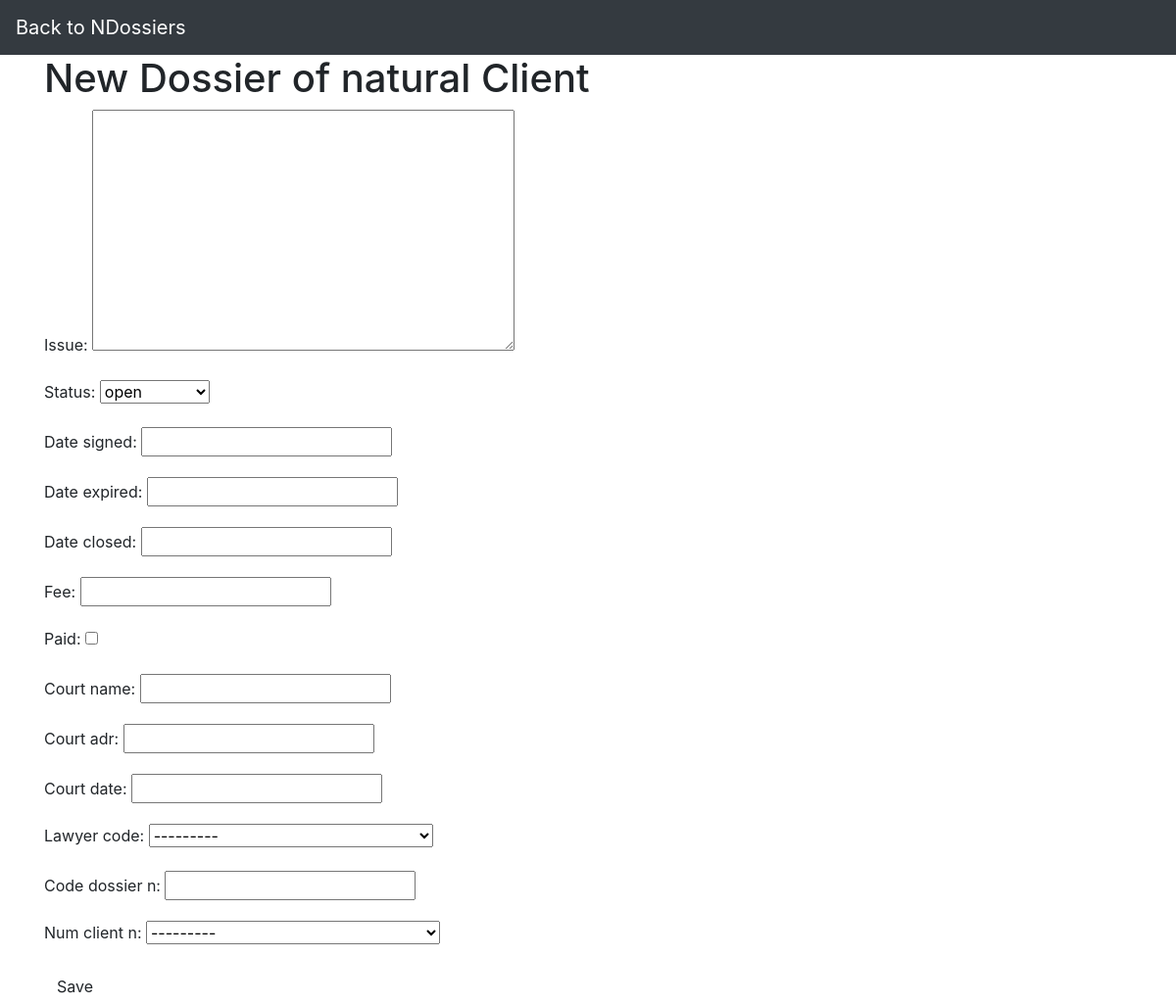
The page /database/dossier_N/create on the database as committed earlier.
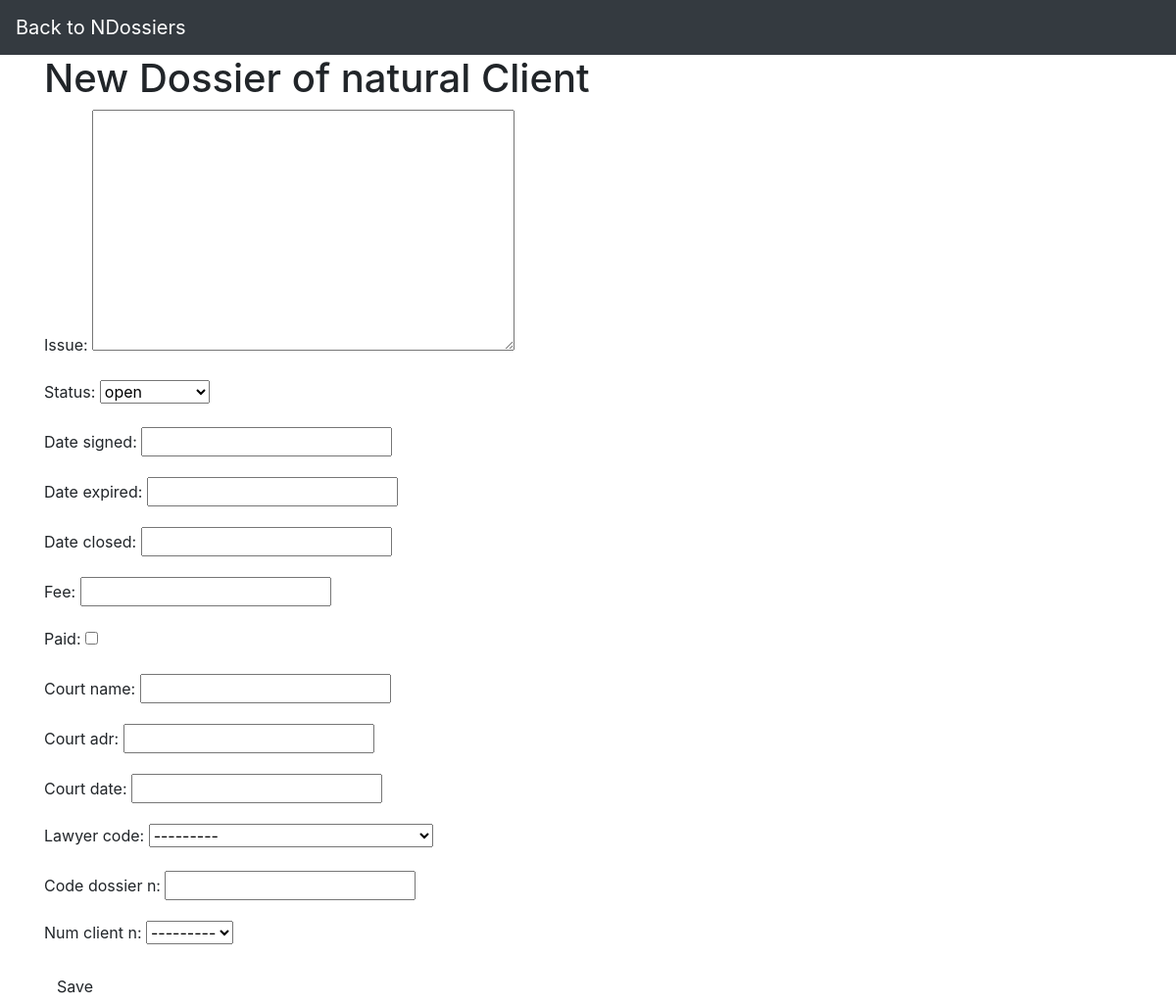
The same page on the database as committed later.
### DataBase/models.py (models this page shows, shortened)
class Lawyer(models.Model):
    lawyer_code = models.CharField(max_length=8, primary_key=True)
    first_name = models.CharField(max_length=25)
    surname = models.CharField(max_length=25)
    mid_name = models.CharField(max_length=25)
    specialization = models.CharField(max_length=20)
    mail_info = models.EmailField(max_length=30)
    service = models.ManyToManyField(Services)
    work_days = models.ManyToManyField(Work_days)
    def __str__(self):
        return f'{self.lawyer_code} : {self.first_name} {self.surname}'
    class Meta:
        db_table = 'Lawyer'
        ordering = ['first_name']

class Client(models.Model):
    first_name = models.CharField(max_length=25)
    surname = models.CharField(max_length=25)
    mid_name = models.CharField(max_length=25)
    adr_city = models.CharField(max_length=30)
    adr_street = models.CharField(max_length=20)
    adr_build = models.IntegerField()
    mail_info = models.EmailField(max_length=30)
    class Meta:
        abstract = True
        ordering = ['first_name']

class Client_natural(Client):
    num_client_n = models.CharField(max_length=10, primary_key=True)
    birth_date = models.DateField()
    passport_date = models.DateField()
    passport_authority = models.CharField(max_length=6)
    def __str__(self):
        return f'{self.num_client_n} : {self.first_name} {self.surname}'
    class Meta(Client.Meta):
        db_table = 'Client_natural'

### DataBase/views.py (the view)
# urls.py: path('dossier_N/create', views.create_dossier_n, name='dossier_n-form'),
def create_dossier_n(request):
    if request.method == "POST":
        form = Dossier_NForm(request.POST)
        if form.is_valid():
            form.save()
            return redirect(request.POST['code_dossier_n'])
    else:
        form = Dossier_NForm()
    return render(request, 'create_dossier_n.html', {'form': form})

### DataBase/forms.py
class Dossier_NForm(ModelForm):
    class Meta:
        model = Dossier_N
        fields = '__all__'

### DataBase/templates/create_dossier_n.html (shortened to what this page needs)
{% extends "base_generic.html" %}
{% block navbar %}
    <a class="navbar-brand" href="ndossiers.html">Back to NDossiers</a>
{% endblock %}
{% block content %}
    <h1>New Dossier of natural Client</h1>
    <form method="POST" class="post-form">
        {{ form.as_p }}
        <button type="submit" class="save btn btn-default">Save</button>
    </form>
{% endblock %}

Rows that differ between the two databases and show on the page:
removed Client_natural: num_client_n "---------"
Other text that changed with them:
form field num_client_n: (not shown) → "---------"
